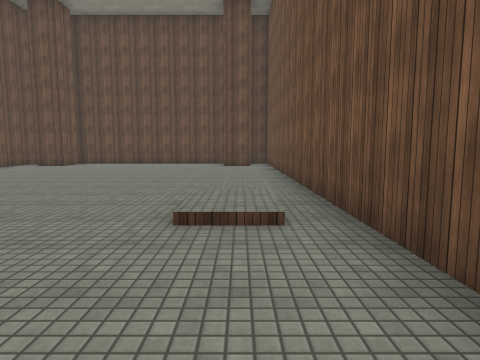
View 1 (above)

12 first-person views from a walk through a 3-D level made in the Unity game engine. The camera is 1.4 m above the floor, tilts 6° down and sees 75° across. The floor is counted in squares, 2 m on a side. Each view is taken from the middle of a square. On the plan, view 1 faces up. The plan holds only what a view shows up to about 10 squares ahead; the rest is blank. The place goes on beyond the plan. Surface patterns are stand-ins for the level's own textures.

View 2
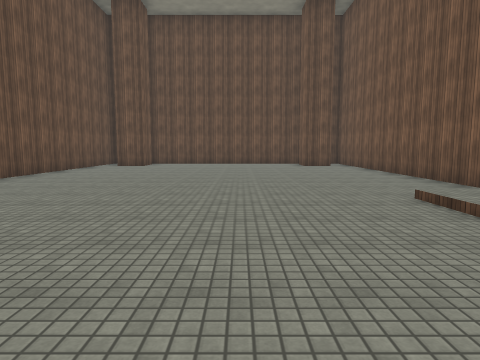

View 3
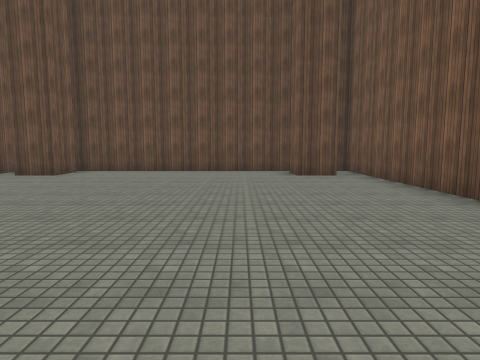

View 4
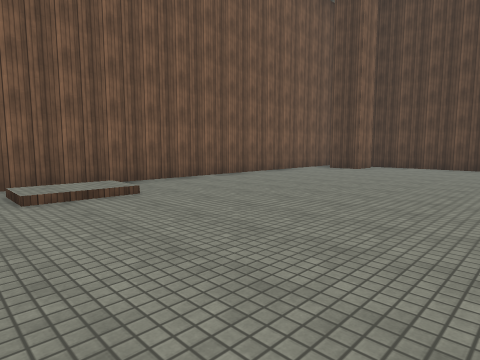

View 5
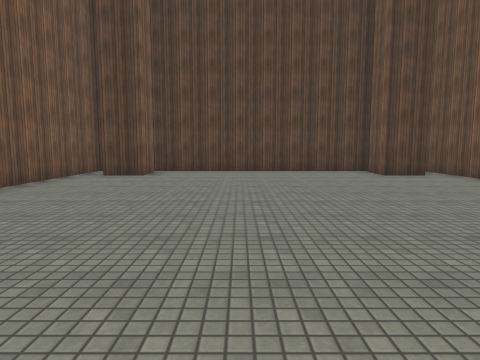

View 6
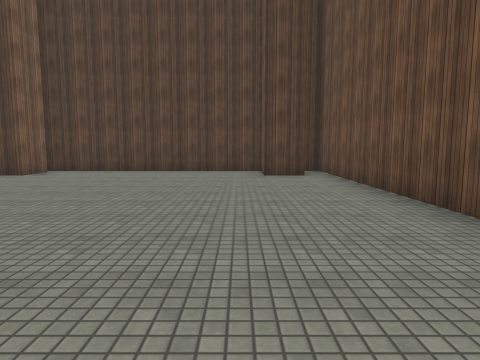

View 7
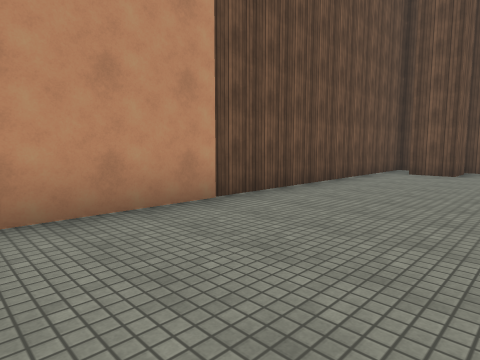

View 8
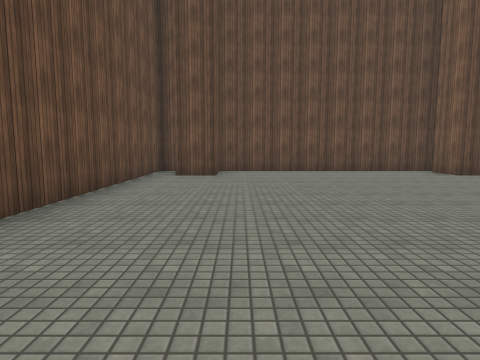

View 9
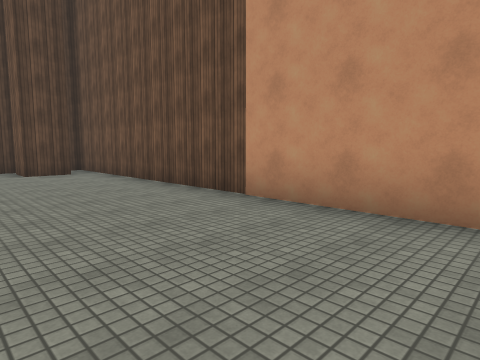

View 10
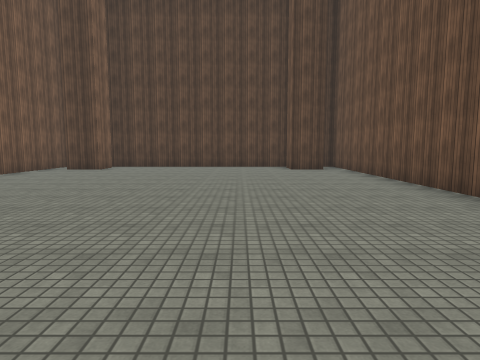

View 11
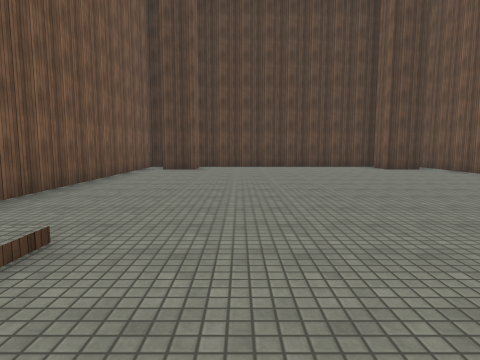

View 12
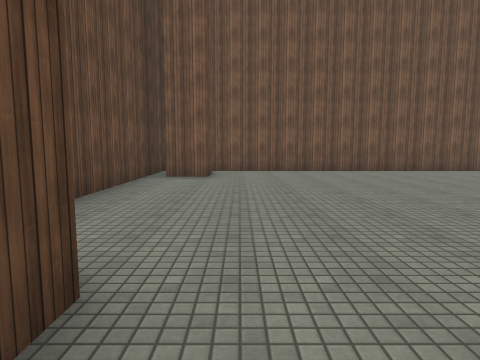

### Floor plan
Points are (right, up) in squares from view 1. A wall is a line through its corners. A room is listed if a view was taken in it or the views show most of it. See-through windows are left out.
Room 1 (views 1, 2, 3, 4, 5, 6, 7, 8, 9, 10, 11, 12)
walls: (0.5, 11.7) (-0.6, 11.7) (-0.6, 12.8); (-6.6, 12.8) (-6.6, 11.7) (-7.6, 11.7); (-7.6, -4.7) (-6.6, -4.7) (-6.6, -5.8); (-8.4, 13.2) (-8.4, -6.2) (1.1, -6.2) (1.1, 13.2) (-8.4, 13.2); (-0.6, -5.8) (-0.6, -4.7) (0.5, -4.7)

Positions as (right, up) in squares from view 1, and headings:
1: (0, 0), facing up
2: (-3, 0), facing up
3: (-2, 4), facing up
4: (-5, 5), facing down-right
5: (-3, 3), facing down
6: (-6, 3), facing down
7: (-5, 3), facing up-left
8: (-6, 4), facing up
9: (-5, 4), facing down-left
10: (-5, 5), facing down
11: (-2, 5), facing down
12: (-8, 11), facing right
